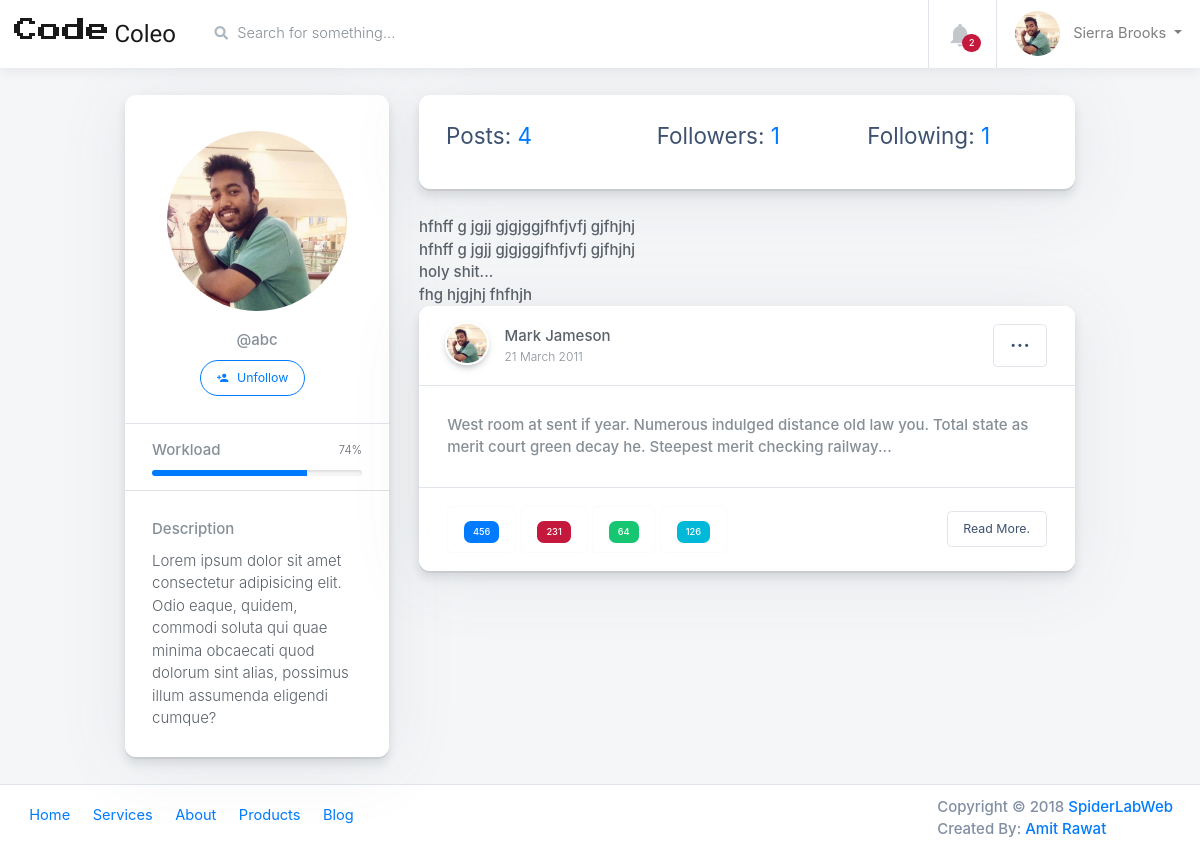
The app's page /abc/ (signed in) with its own data.
### accounts/models.py (models this page shows, shortened)
class UserProfile(models.Model):
    user = models.OneToOneField(settings.AUTH_USER_MODEL, related_name='profile')
    following = models.ManyToManyField(settings.AUTH_USER_MODEL,blank=True, related_name='followed_by')
    objects= UserProfileManager()
    def get_following(self):
        users = self.following.all()
        return users.exclude(username = self.user.username)
    def get_follow_url(self):
        return reverse_lazy("profiles:follow", kwargs={'username':self.user.username})

### posts/models.py (models this page shows, shortened)
class Post(models.Model):
    user = models.ForeignKey(settings.AUTH_USER_MODEL,default=1)
    title = models.CharField(max_length=50, blank=True, null=True)
    content = models.CharField(max_length=155)
    timestamp = models.DateTimeField(auto_now_add=True)
    updated = models.DateTimeField(auto_now=True)
    class Meta:
        ordering = ['-timestamp']
    def __str__(self):
        return self.content

### accounts/views.py (the view)
# urls.py: url(r'^(?P<username>[\w.@+-]+)/$', UserDetailView.as_view(), name='detail'),
class UserDetailView(DetailView):
    qeryset = User.objects.all()
    template_name = 'accounts/user_detail.html'
    def get_object(self):
            return get_object_or_404(User, username__iexact=self.kwargs.get("username"))
    def get_context_data(self, **kwargs):
        context = super().get_context_data(**kwargs)
        following = UserProfile.objects.is_following(self.request.user,self.get_object())
        context["sidebar"] = False
        context["following"] = following
        return context

### accounts/models.py (called while the page is built)
    def all(self):
        qs = self.get_queryset().all()
        try:
            if self.instance:
                qs = qs.exclude(user=self.instance)
        except:
            pass
        return qs

    def is_following(self, user, followed_by_user):
        user_profile, created = UserProfile.objects.get_or_create(user=user)
        if created:
            return False
        if followed_by_user in user_profile.following.all():
            return True
        return False

### accounts/templates/accounts/user_detail.html (shortened to what this page needs)
{% extends "base.html" %}
{% load static %}
{% block main-container-bar %}
<main class="main-content  col-sm-12 p-0 {% if sidebar %} col-lg-10 col-md-9 col-sm-12 p-0 offset-lg-2 offset-md-3 {% else %} col-lg-12 col-md-12 col-sm-12 p-0 {% endif %}">
    <div class="main-navbar sticky-top bg-white">
{% endblock main-container-bar %}
{% block navbar-logo %}
<a class="navbar-brand w-25 mr-0" href="#" style="line-height: 25px;">
    <div class="d-table m-auto">
        <span class="d-none d-md-inline ml-1" style="font-family: 'Press Start 2P', cursive; font-size: 24px; ">Code</span> <span class="d-none d-md-inline ml-1" style="font-family: 'Orbitron', sans-serif; font-size: 24px;">Coleo</span>
    </div>
</a>
{% endblock navbar-logo %}
{% block content %}
<div class="row mt-4">
    <div class="col-lg-1">
    </div>
    <div class="col-lg-3">
      <div class="card card-small mb-4 pt-3">
        <div class="card-header border-bottom text-center">
          <div class="mb-3 mx-auto">
            <img class="rounded-circle" src="{% static 'images/avatars/0.jpg'%}" alt="User Avatar" width="180"> </div>
          <span class="text-muted d-block mb-2">@{{object.username}}</span>
          <a href="{{ object.profile.get_follow_url}}" class="mb-2 btn btn-sm btn-pill btn-outline-primary mr-2">
            <i class="material-icons mr-1">person_add</i> {% if following %} Unfollow {% else %} Follow {% endif %} </a>
        </div>
        <ul class="list-group list-group-flush">
          <li class="list-group-item px-4">
            <div class="progress-wrapper">
              <strong class="text-muted d-block mb-2">Workload</strong>
              <div class="progress progress-sm">
                <div class="progress-bar bg-primary" role="progressbar" aria-valuenow="74" aria-valuemin="0" aria-valuemax="100" style="width: 74%;">
                  <span class="progress-value">74%</span>
                </div>
              </div>
            </div>
          </li>
          <li class="list-group-item p-4">
            <strong class="text-muted d-block mb-2">Description</strong>
            <span>Lorem ipsum dolor sit amet consectetur adipisicing elit. Odio eaque, quidem, commodi soluta qui quae minima obcaecati quod dolorum sint alias, possimus illum assumenda eligendi cumque?</span>
          </li>
        </ul>
      </div>
    </div>
    <div class="col-lg-7">
      <div class="card card-small mb-4 p-2">
        <ul class="list-group list-group-flush">
          <li class="list-group-item p-3">
            <div class="row">
              <div class="col-lg-4 ">
                <h5>Posts: <a href="#" data-toggle="modal" data-target="#exampleModalCenter"> {{object.post_set.count}} </a></h5>
              </div>
              <div class="col-lg-4">
                  <h5>Followers: <a href="#" data-toggle="modal" data-target="#followersModal"> {{ object.followed_by.all.count}} </a></h5>
              </div>
              <div class="col-lg-4 ">
                  <h5>Following: <a href="#" data-toggle="modal" data-target="#followingModal"> {{ object.profile.get_following.count }} </a></h5>
              </div>
            </div>
          </li>
        </ul>
      </div>
      {% for post in object.post_set.all %}
        {{ post }} <br>
      {% endfor %}
      <div class="card card-small card-post mb-4">
        <div class="card-header border-bottom d-flex">
            <div class="card-post__author d-flex">
              <img class="card-post__author-avatar card-post__author-avatar--small" src="{% static 'images/avatars/0.jpg' %}" alt="User Avatar">
              <div class="d-flex flex-column justify-content-center ml-3">
                <span class="card-post__author-name">Mark Jameson</span>
                <small class="text-muted">21 March 2011</small>
              </div>
            </div>
            <div class="my-auto ml-auto">
              <button class="btn btn-sm btn-white py-0" type="button" id="dropdownMenu1" data-toggle="dropdown" aria-haspopup="true" aria-expanded="true"> <h5>...</h5> </button>
            </div>
          </div>
      <div class="card-body">
        <p class="card-text text-muted">West room at sent if year. Numerous indulged distance old law you. Total state as merit court green decay he. Steepest merit checking railway...</p>
      </div>
      <div class="card-footer border-top d-flex">
          <button type="button" class="mb-0 btn btn-sm btn-outline-light mr-1"> <span class="badge badge-primary">456</span> </button>
          <button type="button" class="mb-0 btn btn-sm btn-outline-light mr-1"> <span class="badge badge-danger">231</span> </button>
          <button type="button" class="mb-0 btn btn-sm btn-outline-light mr-1"> <span class="badge badge-success">64</span> </button>
          <button type="button" class="mb-0 btn btn-sm btn-outline-light mr-1"> <span class="badge badge-info">126</span> </button>
        <div class="my-auto ml-auto">
          <a class="btn btn-sm btn-white" href="#"> Read More. </a>
        </div>
      </div>
      </div>
    </div>
    <div class="col-lg-1">
    </div>
  </div>
{% endblock content %}

### records on screen
Post: content "hfhff g jgjj gjgjggjfhfjvfj gjfhjhj"
Post: content "hfhff g jgjj gjgjggjfhfjvfj gjfhjhj"
Post: content "holy shit..."
Post: content "fhg hjgjhj fhfhjh"

### other values on screen
{{ object.username }} "abc"
{{ object.post_set.count }} "4"
{{ object.followed_by.all.count }} "1"
{{ object.profile.get_following.count }} "1"
